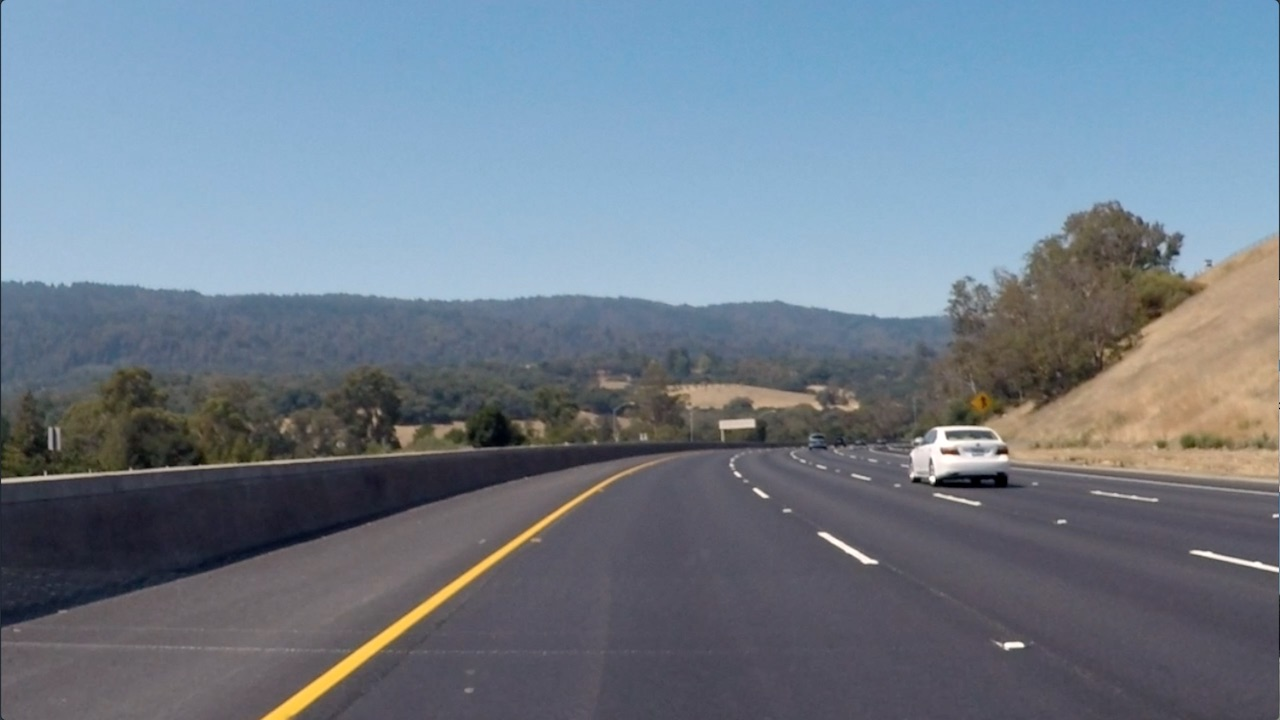
#> input picture 1_2_Convolutional_Filters_Edge_Detection/images/curved_lane.jpg, 1280 x 720 px
$ jupyter execute '2. Finding Edges and Custom Kernels.ipynb'   (shell and % lines are left out)
#> lines starting #> are read from the running program, lines starting #| are printed output that depends on the picture
# Creating a Filter, Edge Detection

### Import resources and display image

[cell 1]
import matplotlib.pyplot as plt
import matplotlib.image as mpimg

import cv2
import numpy as np


# Read in the image
image = mpimg.imread('images/curved_lane.jpg')
#> image is the input picture: shape (720, 1280, 3); mean R, G, B 112.1, 125, 138.7

plt.imshow(image)

### Convert the image to grayscale

[cell 2]
# Convert to grayscale for filtering
gray = cv2.cvtColor(image, cv2.COLOR_RGB2GRAY)
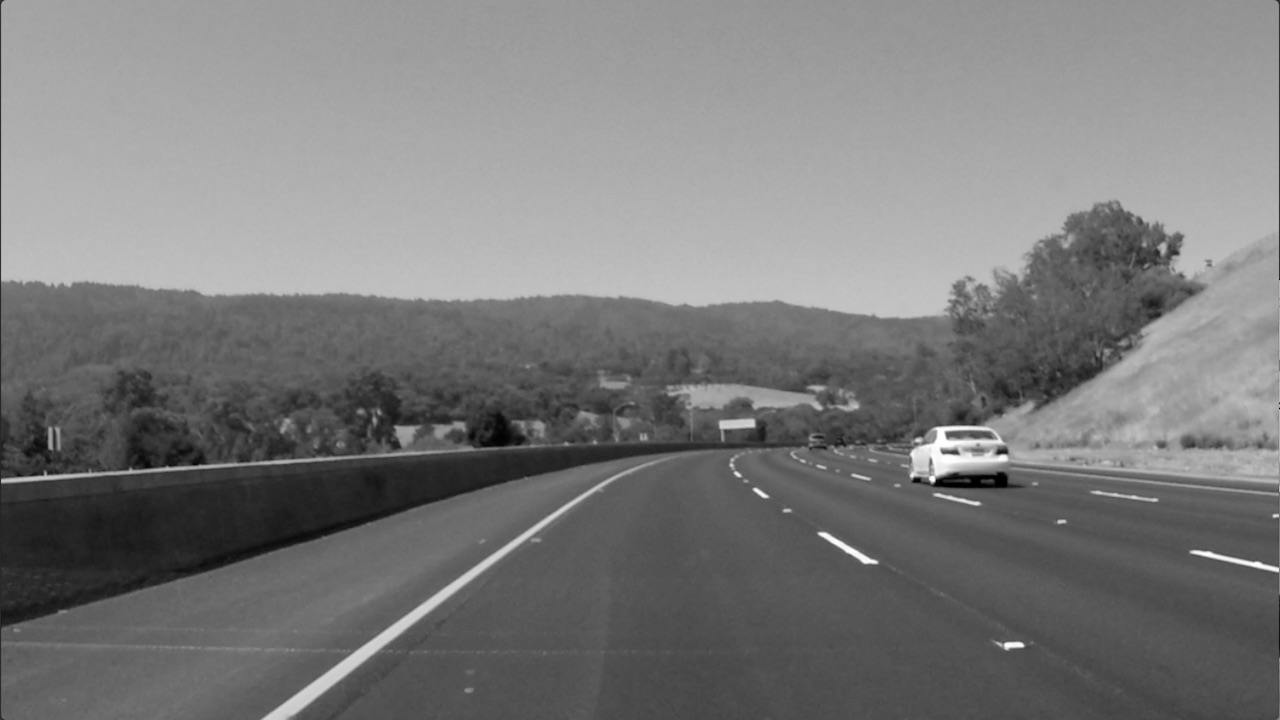
#> gray: shape (720, 1280); min 0, max 255, mean 122.7

plt.imshow(gray, cmap='gray')

### TODO: Create a custom kernel

Below, you've been given one common type of edge detection filter: a Sobel operator.

The Sobel filter is very commonly used in edge detection and in finding patterns in intensity in an image. Applying a Sobel filter to an image is a way of **taking (an approximation) of the derivative of the image** in the x or y direction, separately. The operators look as follows.

**It's up to you to create a Sobel x operator and apply it to the given image.**

For a challenge, see if you can put the image through a series of filters: first one that blurs the image (takes an average of pixels), and then one that detects the edges.

[cell 3]
# Create a custom kernel

# 3x3 array for edge detection
sobel_y = np.array([[ -1, -2, -1],
                   [ 0, 0, 0],
                   [ 1, 2, 1]])

## TODO: Create and apply a Sobel x operator
sobel_x = np.array([[-1, 0, 1],
                   [-2, 0, 2],
                   [-1, 0, 1]])

gaussian_blur = 1/16*np.array([[1, 2, 1],
                              [2, 4, 4],
                              [1, 2, 1]])

blured_image = cv2.filter2D(gray, -1, sobel_y)
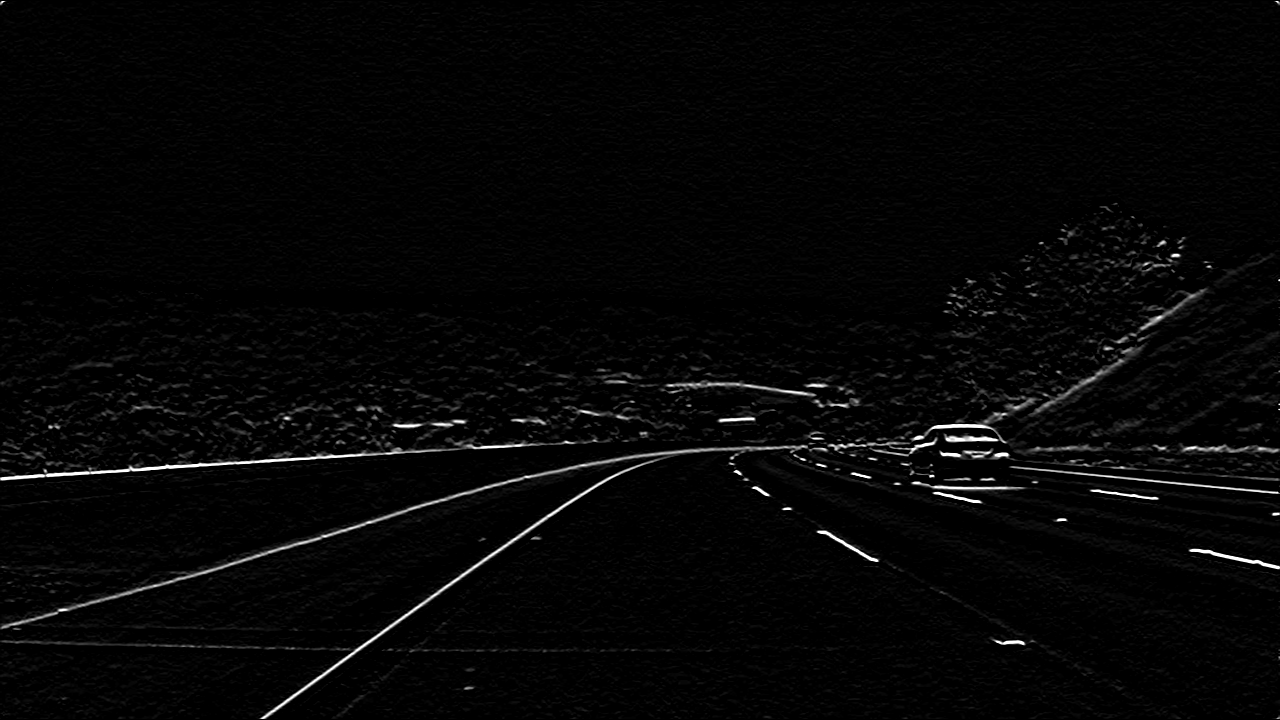
#> blured_image: shape (720, 1280); min 0, max 255, mean 5.9

# Filter the image using filter2D, which has inputs: (grayscale image, bit-depth, kernel)
filtered_image = cv2.filter2D(blured_image, -1, sobel_y)
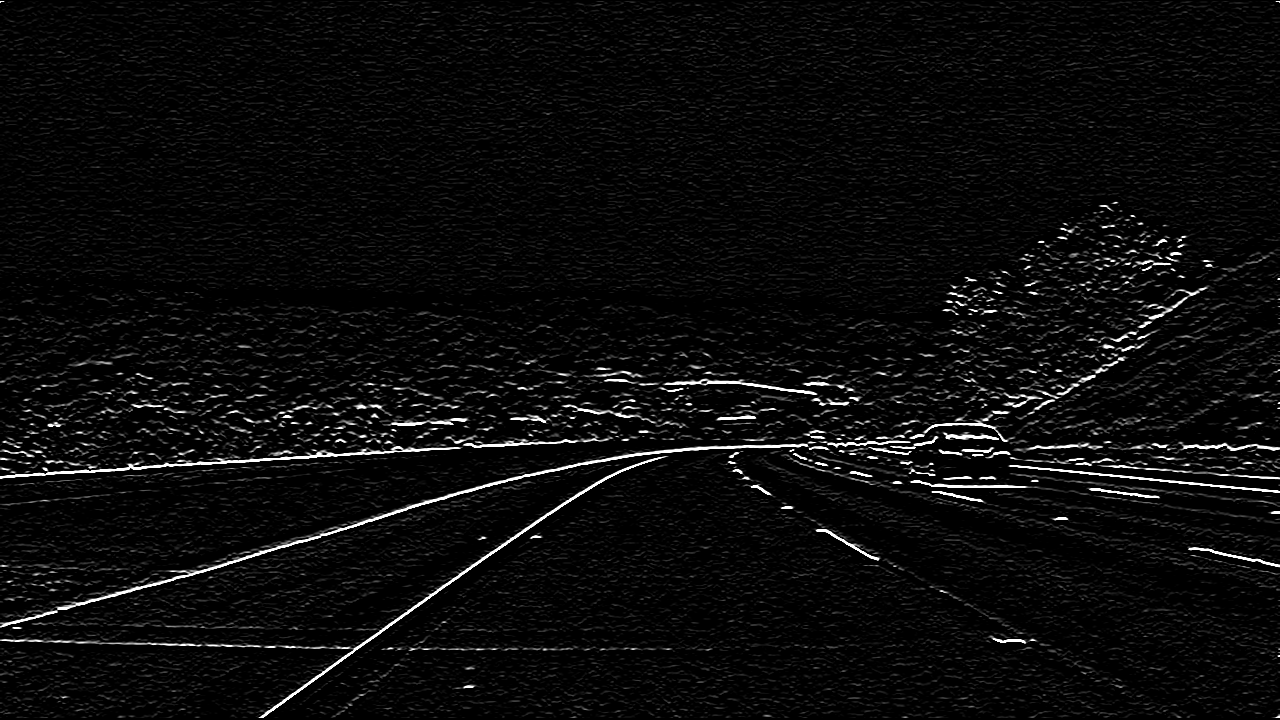
#> filtered_image: shape (720, 1280); min 0, max 255, mean 11.2

plt.imshow(filtered_image, cmap='gray')

### Test out other filters!

You're encouraged to create other kinds of filters and apply them to see what happens! As an **optional exercise**, try the following:
* Create a filter with decimal value weights.
* Create a 5x5 filter
* Apply your filters to the other images in the `images` directory.

[cell 4]
gaussian_blur = (1/100)*np.array([[ 1, 2, 4, 2 ,1],
                               [ 2, 4, 8, 4, 2],
                               [ 4, 8, 16, 8, 4],
                               [ 2, 4, 8, 4, 2],
                               [ 1, 2, 4, 2, 1]])

# Filter the image using filter2D, which has inputs: (grayscale image, bit-depth, kernel)
blured_image = cv2.filter2D(gray, -1, gaussian_blur)

filtered_image = cv2.filter2D(blured_image, -1, sobel_y)

plt.imshow(filtered_image, cmap='gray')

$ run again, with 1_2_Convolutional_Filters_Edge_Detection/images/city_hall.jpg copied over 1_2_Convolutional_Filters_Edge_Detection/images/curved_lane.jpg
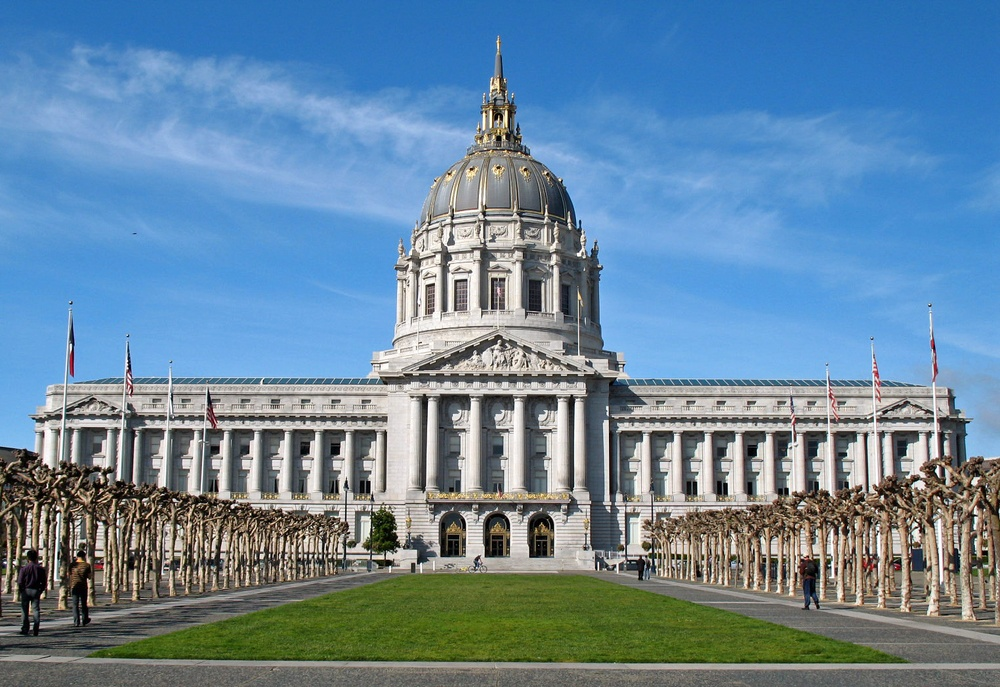
#> input picture 1_2_Convolutional_Filters_Edge_Detection/images/city_hall.jpg, 1000 x 687 px, shrunk from 1524 x 1047 before the run
#> image is the input picture: shape (687, 1000, 3); mean R, G, B 104.5, 135, 158.6
#> `gray = cv2.cvtColor(image, cv2.COLOR_RGB2GRAY)`:
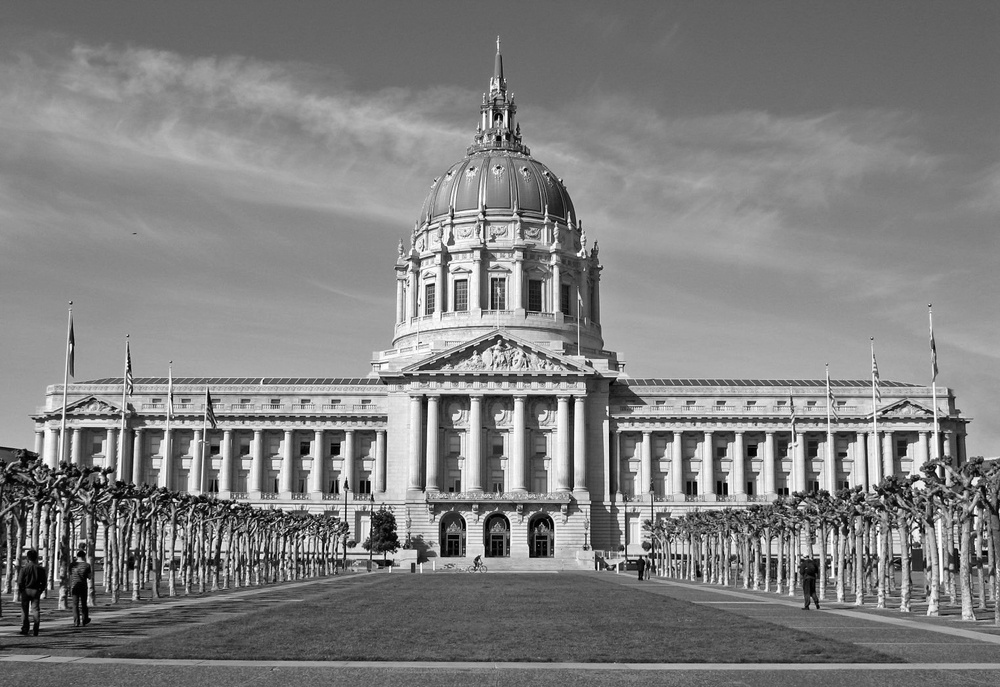
#> gray: shape (687, 1000); min 0, max 255, mean 128.6
#> `filtered_image = cv2.filter2D(blured_image, -1, sobel_y)`:
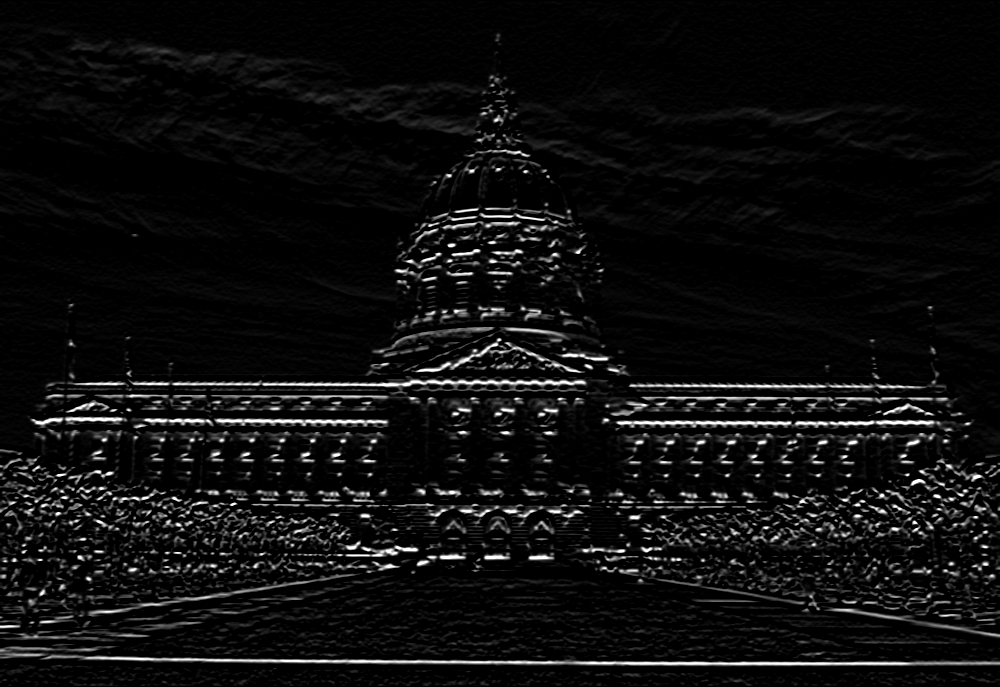
#> filtered_image: shape (687, 1000); min 0, max 255, mean 14.5
